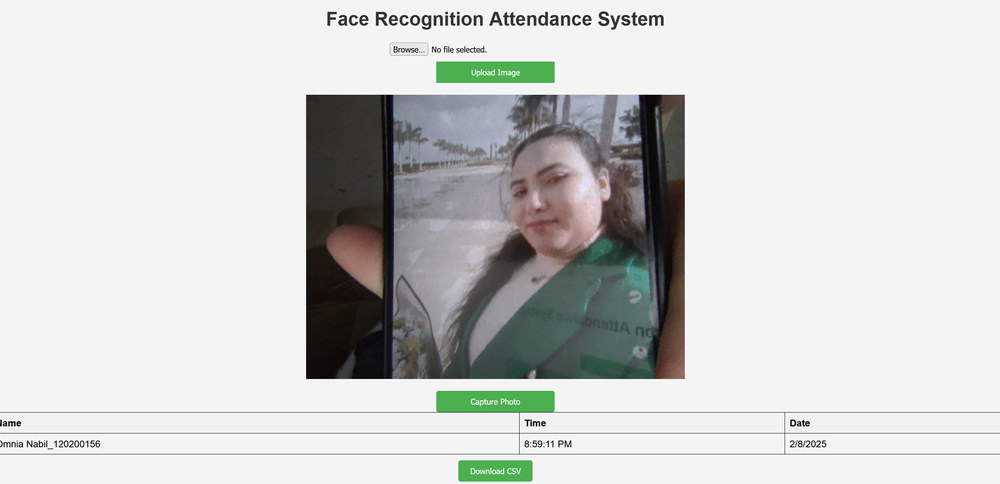
#> input picture webapp.png, 1000 x 484 px, shrunk from 2535 x 1226 before the run; its folder holds only this picture in this run
$ python -i frame2.py   (imports and definitions only)
#> lines starting #> are read from the running program, lines starting #| are printed output that depends on the picture
#> further down, picture is the input picture: shape (484, 1000, 3); mean B, G, R 206.7, 207.9, 206.9
import os
import cv2
from scipy import ndimage
import glob
import numpy as np

def enhanceImage(image):
    # Non-Linear filter for noise removal
    deNoised = cv2.medianBlur(image, 3)

    # Convert to LAB color space for histogram equalization
    lab = cv2.cvtColor(deNoised, cv2.COLOR_BGR2LAB)
#> lab: shape (484, 1000, 3); mean of channels 0, 1, 2 210.3, 127.6, 128.6

    # Split the LAB image into L, A, and B channels
    l, a, b = cv2.split(lab)
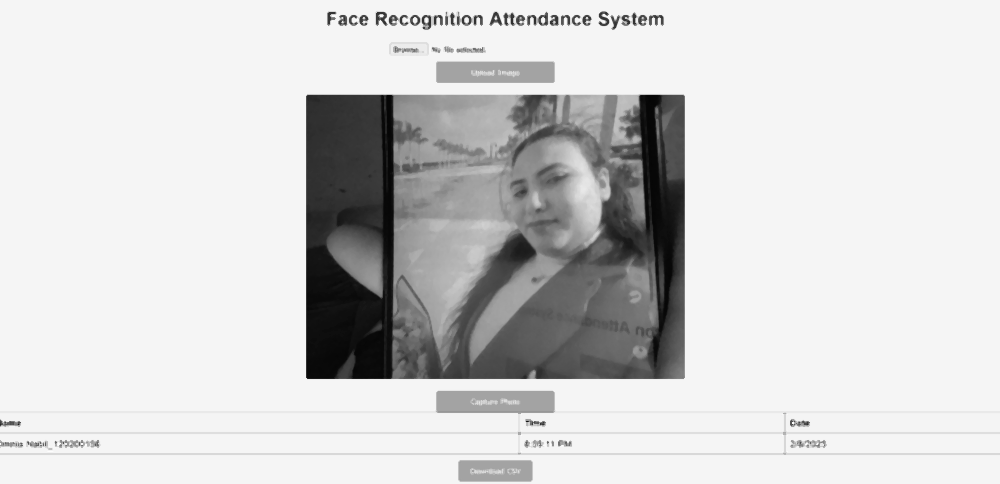
#> l: shape (484, 1000); min 5, max 254, mean 210.3
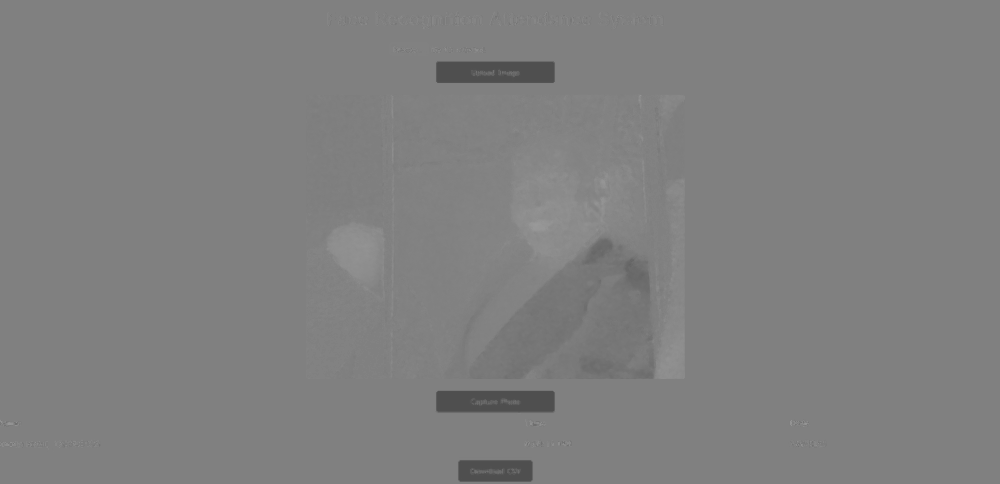
#> a: shape (484, 1000); min 77, max 153, mean 127.6

    # Apply CLAHE to the L channel
    clahe = cv2.createCLAHE(clipLimit=2.0, tileGridSize=(8, 8))
    cl = clahe.apply(l)
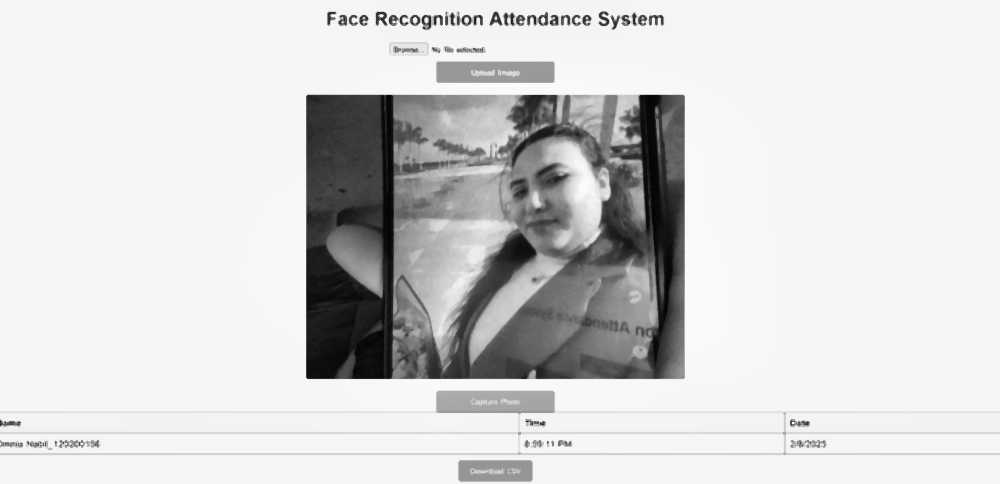
#> cl: shape (484, 1000); min 3, max 254, mean 212.1

    # Merge the CLAHE-enhanced L channel with the original A and B channels
    limg = cv2.merge((cl, a, b))
#> limg: shape (484, 1000, 3); mean of channels 0, 1, 2 212.1, 127.6, 128.6

    # Convert back to BGR color space
    enhanced_image = cv2.cvtColor(limg, cv2.COLOR_LAB2BGR)
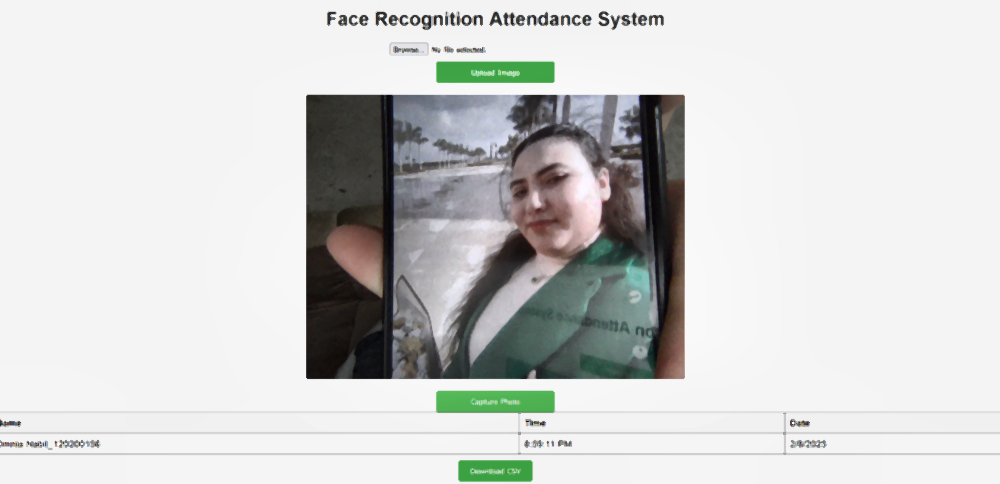
#> enhanced_image: shape (484, 1000, 3); mean B, G, R 209, 210.1, 209.1

    # Sharpening filter to enhance details
    kernel = np.array([[-1, -1, -1],
                       [-1,  9, -1],
                       [-1, -1, -1]], dtype=np.float32)
    enhanced_image = cv2.filter2D(enhanced_image, -1, kernel)
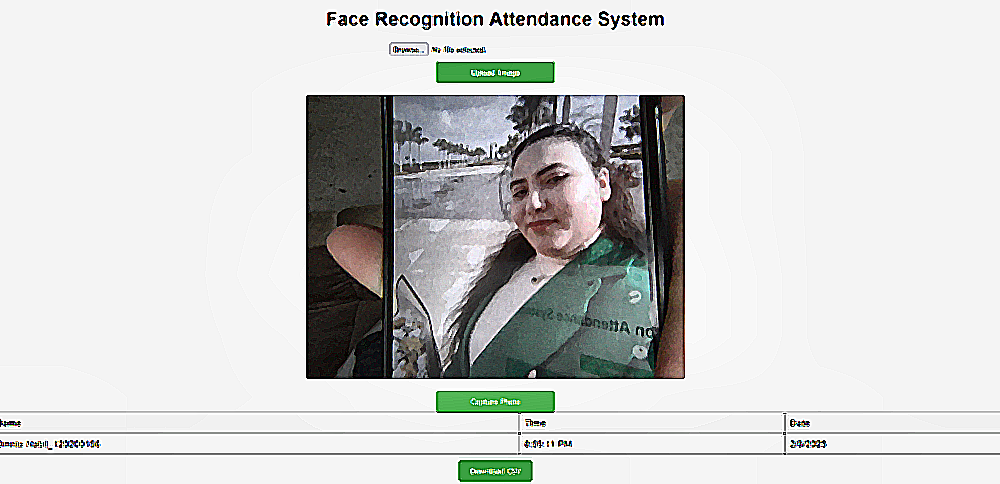
#> enhanced_image: shape (484, 1000, 3); mean B, G, R 207.5, 208.8, 207.8

    return enhanced_image

# [42 lines left out: function frame_video, not called in this run]

# Usage

>>> import cv2
>>> picture = cv2.imread('webapp.png')
>>> result = enhanceImage(picture)
